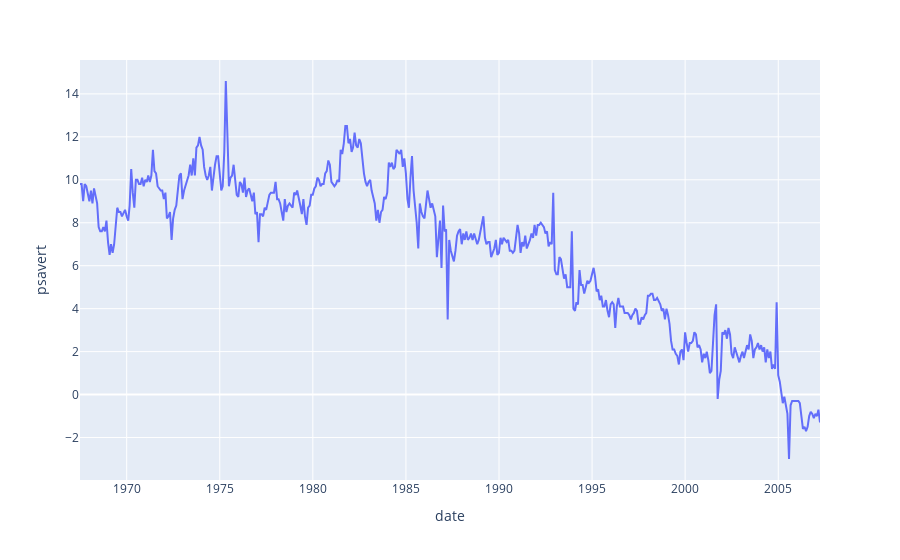

Here is the notebook cell this chart was saved with:
### Code cell
px.line(economics, x = 'date', y = 'psavert')

### Figure 1 — Plotly figure (JSON) as saved in the notebook; plotly's stock layout.template omitted (floating-point values rounded to 4 significant figures; data arrays with more than 128 entries replaced by an {"elided": "..."} marker saying what was removed)
{"data": [{"hovertemplate": "date=%{x}<br>psavert=%{y}<extra></extra>", "legendgroup": "", "line": {"color": "#636efa", "dash": "solid"}, "marker": {"symbol": "circle"}, "mode": "lines", "name": "", "orientation": "v", "showlegend": false, "type": "scatter", "x": {"elided": "478 str values"}, "xaxis": "x", "y": {"elided": "478 float values"}, "yaxis": "y"}], "layout": {"legend": {"tracegroupgap": 0}, "margin": {"t": 60}, "xaxis": {"anchor": "y", "domain": [0, 1], "title": {"text": "date"}}, "yaxis": {"anchor": "x", "domain": [0, 1], "title": {"text": "psavert"}}}}
